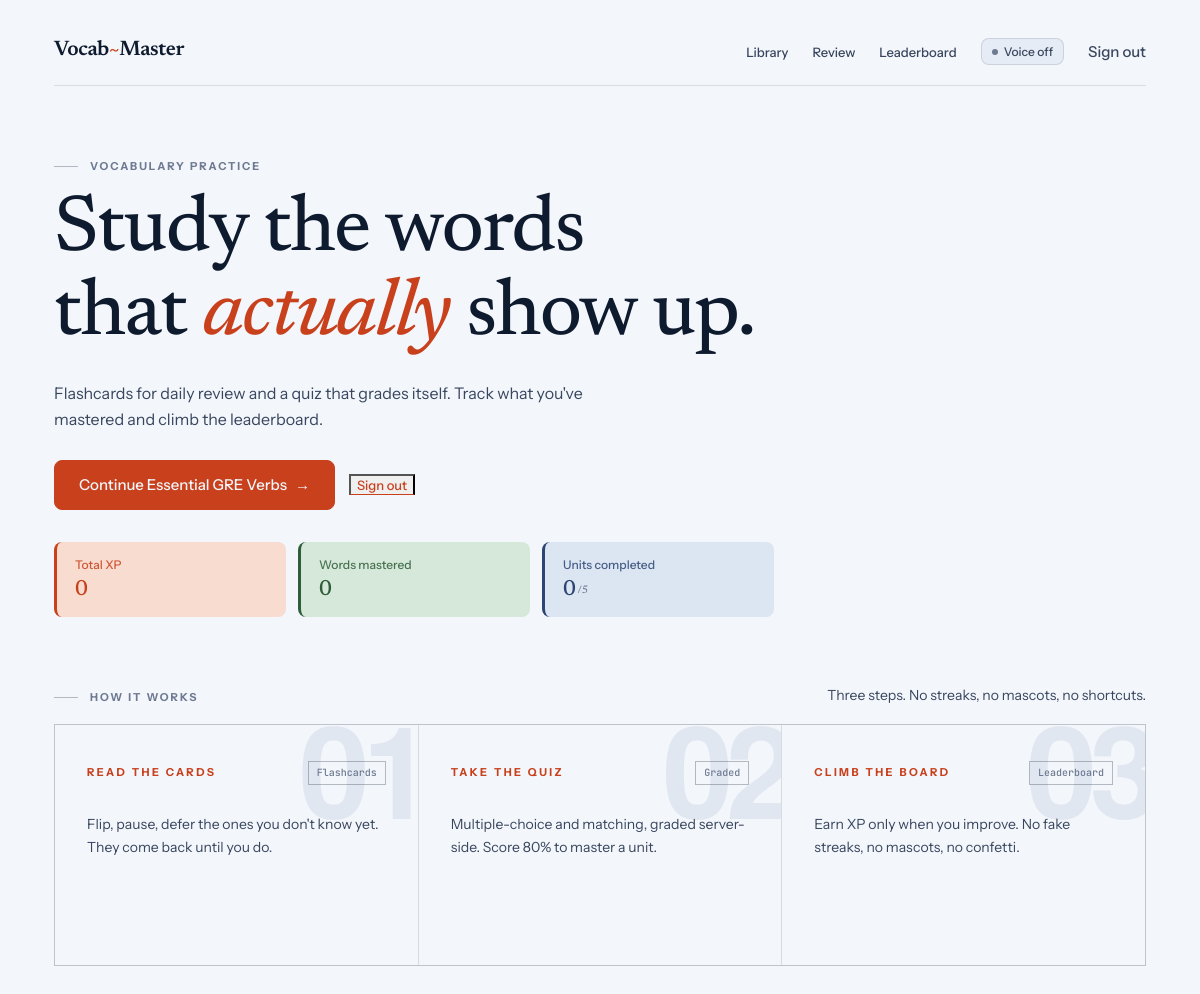
The app's page / (signed in), older data.
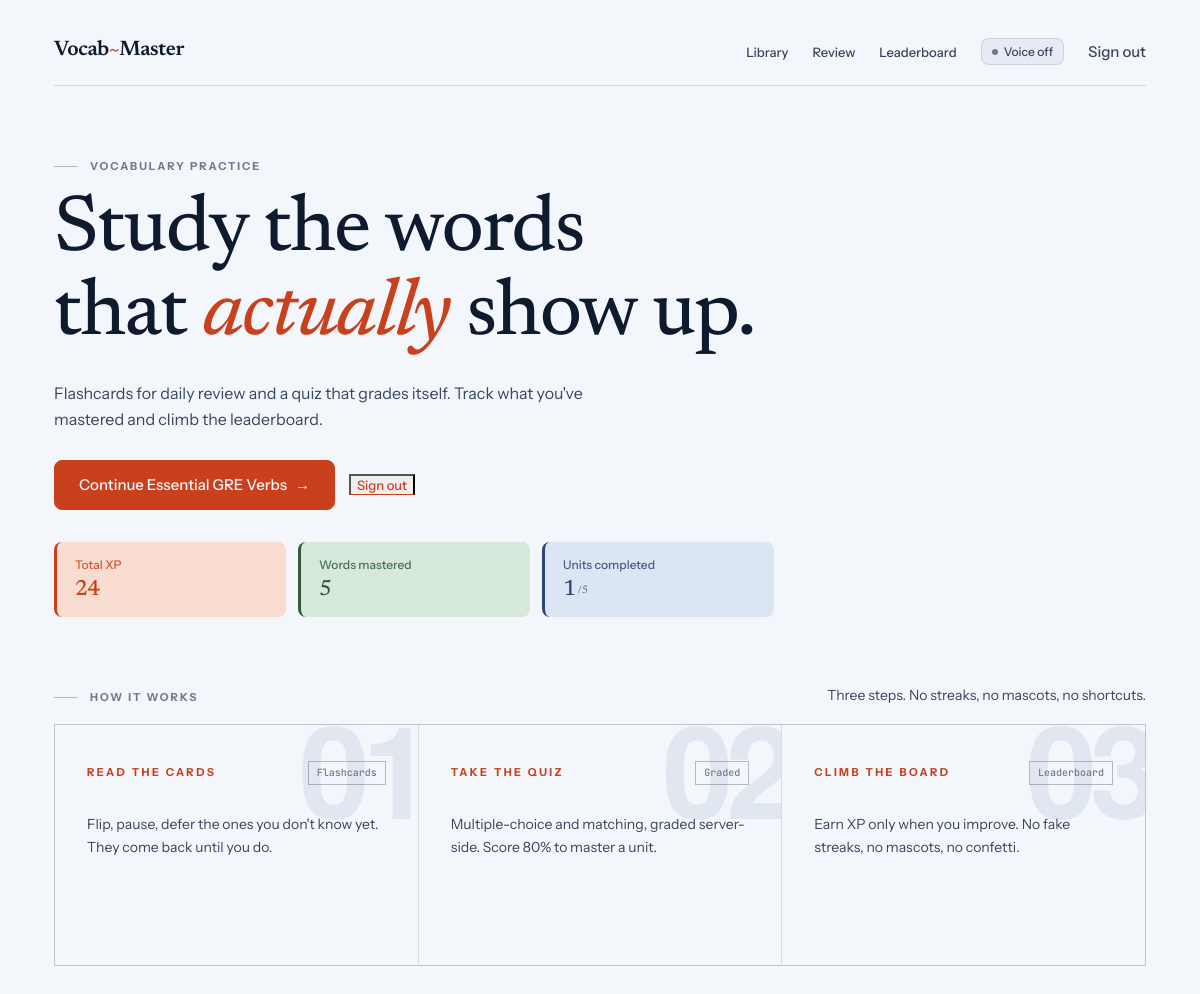
The same page, newer data.
### vocab/models.py (models this page shows, shortened)
class Profile(models.Model):
    user = models.OneToOneField(User, on_delete=models.CASCADE)
    total_score = models.IntegerField(default=0)
    words_mastered = models.IntegerField(default=0)

### vocab/views.py (the view)
# urls.py: 2. Add a URL to urlpatterns:  path('', views.home, name='home')
def home(request):
    context = {}
    if request.user.is_authenticated:
        profile = _get_or_create_profile(request.user)
        progress_qs = (
            UnitProgress.objects
            .filter(user=request.user)
            .select_related('unit')
            .order_by('-id')
        )
        progress_list = list(progress_qs)
        completed = sum(1 for p in progress_list if p.is_completed)
        total_units = Unit.objects.count()
        last_progress = progress_list[0] if progress_list else None
        next_unit = (
            Unit.objects
            .exclude(id__in=[p.unit_id for p in progress_list if p.is_completed])
            .first()
        )
        resume_unit = last_progress.unit if last_progress else next_unit
        context.update({
            'profile': profile,
            'completed_units': completed,
            'total_units': total_units,
            'resume_unit': resume_unit,
            'last_progress': last_progress,
        })
    return render(request, 'vocab/index.html', context)

### vocab/context_processors.py (called while the page is built)
def due_review_count(request):
    if not request.user.is_authenticated:
        return {}
    count = FlashcardReview.objects.filter(
        user=request.user,
        next_review__lte=timezone.now().date(),
    ).count()
    return {'due_review_count': count}

### vocab/views.py (called while the page is built)
def _get_or_create_profile(user):
    profile, _ = Profile.objects.get_or_create(user=user)
    return profile

### vocab/templates/vocab/index.html (shortened to what this page needs)
{% extends "vocab/base.html" %}
{% block content %}
<section class="hero reveal">
    <span class="eyebrow"><span class="rule-tick"></span>Vocabulary practice</span>
    <h1 class="display hero-title">
        Study the words<br>
        that <em>actually</em> show up.
    </h1>
    <p class="hero-blurb">
        Flashcards for daily review and a quiz that grades itself.
        Track what you've mastered and climb the leaderboard.
    </p>
    <div class="hero-cta">
        {% if user.is_authenticated %}
            {% if resume_unit %}
                <a href="{% url 'unit_detail' resume_unit.slug %}" class="btn accent large">Continue {{ resume_unit.title }} <span class="arrow">&rarr;</span></a>
            {% else %}
                <a href="{% url 'unit_hub' %}" class="btn accent large">Go to library <span class="arrow">&rarr;</span></a>
            {% endif %}
            <form method="POST" action="{% url 'logout' %}" style="display:inline;margin:0;">
                <button type="submit" class="text-link hero-alt">Sign out</button>
            </form>
        {% else %}
            <a href="{% url 'register' %}" class="btn accent large">Start learning &mdash; free <span class="arrow">&rarr;</span></a>
            <a href="{% url 'login' %}" class="text-link hero-alt">Already have an account? Sign in.</a>
        {% endif %}
    </div>
    {% if user.is_authenticated %}
    <div class="stats-row">
        <div class="stat tint-accent">
            <span class="stat-label">Total XP</span>
            <span class="stat-value xp">{{ profile.total_score }}</span>
        </div>
        <div class="stat tint-success">
            <span class="stat-label">Words mastered</span>
            <span class="stat-value success">{{ profile.words_mastered }}</span>
        </div>
        <div class="stat tint-info">
            <span class="stat-label">Units completed</span>
            <span class="stat-value info">{{ completed_units }}<span class="stat-frac">/{{ total_units }}</span></span>
        </div>
    </div>
    {% endif %}
</section>
<section class="features-wrap">
    <div class="features-head">
        <span class="eyebrow"><span class="rule-tick"></span>How it works</span>
        <p class="feat-blurb">Three steps. No streaks, no mascots, no shortcuts.</p>
    </div>
    <div class="features">
        <article class="feature feat-reveal" style="--i:0;">
            <span class="feat-ghost">01</span>
            <div class="feat-body">
                <div class="feat-top">
                    <span class="feat-title">Read the cards</span>
                    <span class="feat-tag">Flashcards</span>
                </div>
                <p class="feat-text">Flip, pause, defer the ones you don't know yet. They come back until you do.</p>
            </div>
        </article>
        <article class="feature feat-reveal" style="--i:1;">
            <span class="feat-ghost">02</span>
            <div class="feat-body">
                <div class="feat-top">
                    <span class="feat-title">Take the quiz</span>
                    <span class="feat-tag">Graded</span>
                </div>
                <p class="feat-text">Multiple-choice and matching, graded server-side. Score 80% to master a unit.</p>
            </div>
        </article>
        <article class="feature feat-reveal" style="--i:2;">
            <span class="feat-ghost">03</span>
            <div class="feat-body">
                <div class="feat-top">
                    <span class="feat-title">Climb the board</span>
                    <span class="feat-tag">Leaderboard</span>
                </div>
                <p class="feat-text">Earn XP only when you improve. No fake streaks, no mascots, no confetti.</p>
            </div>
        </article>
    </div>
</section>
{% endblock %}

Row changes from the older to the newer data that the page shows:
changed Profile: total_score "0" → "24"; words_mastered "0" → "5"
Text that changed along with them:
{{ completed_units }}: "0" → "1"
